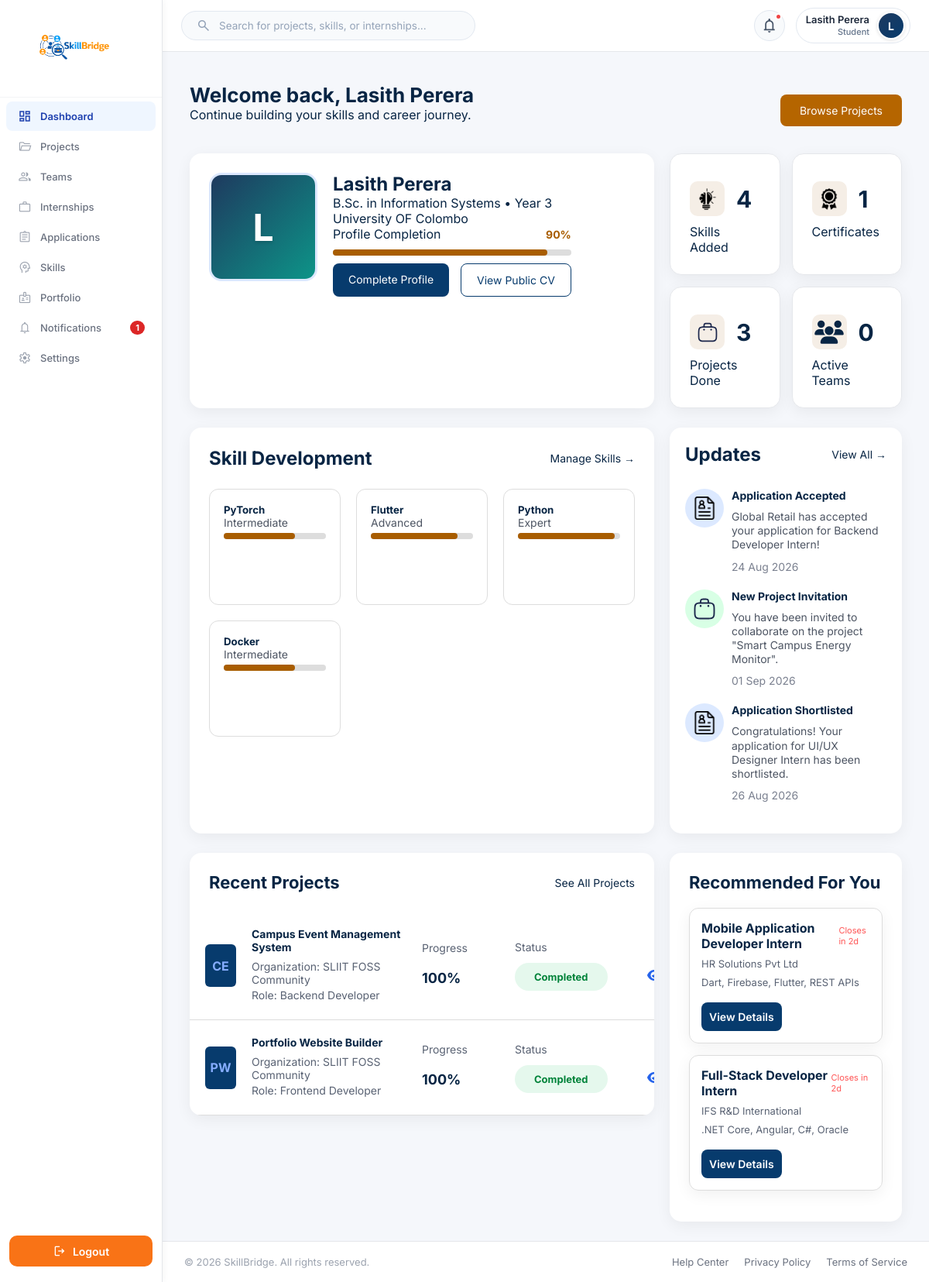
The page /Functions/Student/dashboard.php (signed in) on the database as committed earlier.
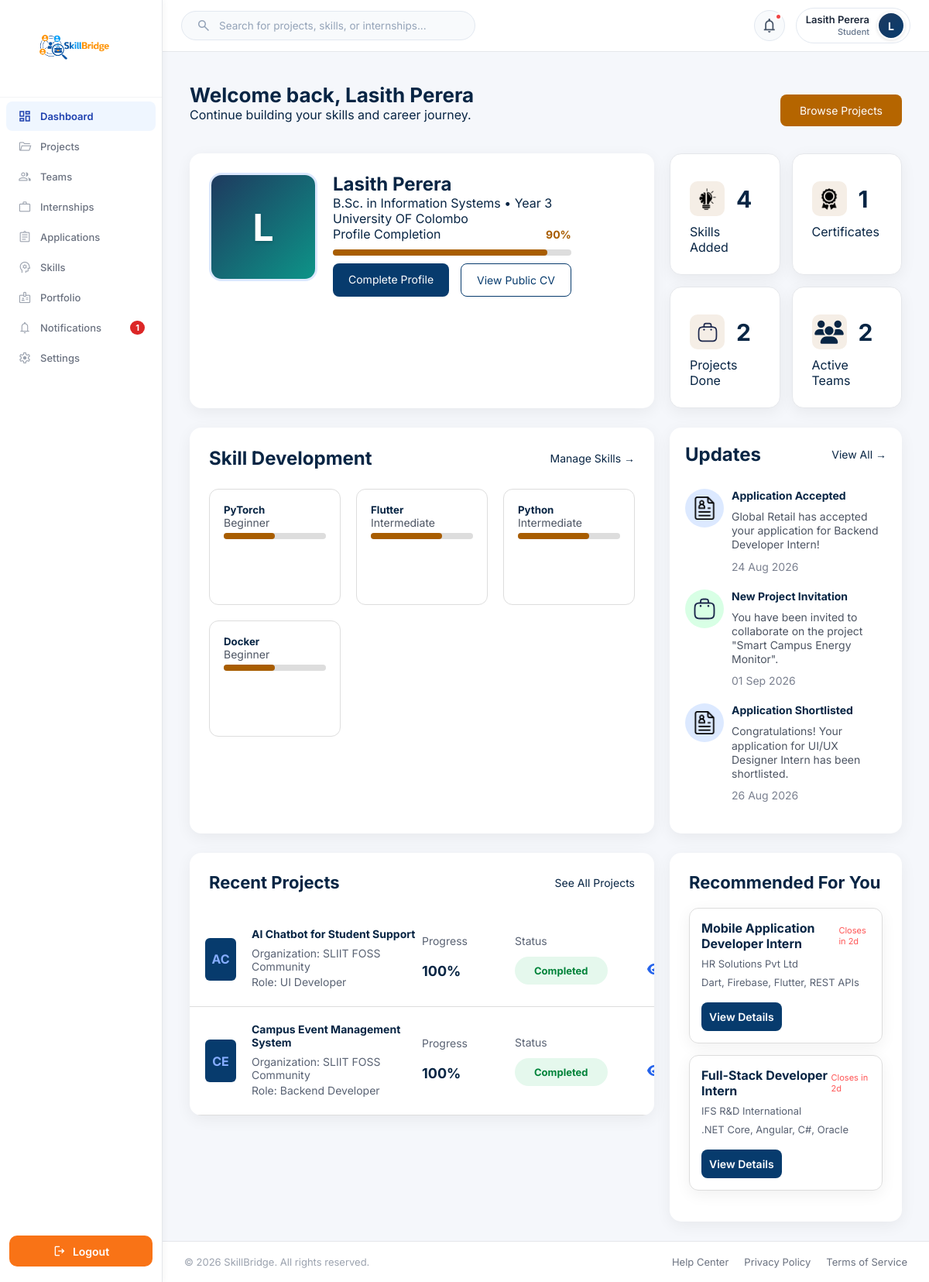
The same page on the database as committed later.
### tables this page shows
CREATE TABLE `skills` (
  `skill_id` int(11) NOT NULL,
  `Email` varchar(100) NOT NULL,
  `skill_name` varchar(100) NOT NULL,
  `category` varchar(50) DEFAULT NULL,
  `level` varchar(50) DEFAULT NULL,
  `initial_experience` int(11) DEFAULT 0,
  `percentage` int(11) DEFAULT 0,
  `created_at` timestamp NOT NULL DEFAULT current_timestamp()
);

CREATE TABLE `notifications` (
  `notification_id` int(11) NOT NULL,
  `Email` varchar(100) NOT NULL,
  `title` varchar(100) DEFAULT NULL,
  `message` text DEFAULT NULL,
  `type` varchar(50) DEFAULT NULL,
  `status` varchar(20) DEFAULT 'Unread',
  `created_at` timestamp NOT NULL DEFAULT current_timestamp()
);

CREATE TABLE `projects` (
  `id` int(11) NOT NULL,
  `organization_email` varchar(100) NOT NULL,
  `category_id` int(11) DEFAULT NULL,
  `title` varchar(255) NOT NULL,
  `icon` varchar(50) DEFAULT '?',
  `description` text DEFAULT NULL,
  `learning_objectives` text DEFAULT NULL,
  `expected_outcomes` text DEFAULT NULL,
  `difficulty` varchar(30) DEFAULT 'Intermediate',
  `duration_weeks` int(11) DEFAULT NULL,
  `members` int(11) DEFAULT 1,
  `preferred_year` varchar(20) DEFAULT 'Any Year',
  `deadline` date DEFAULT NULL,
  `visibility` varchar(20) DEFAULT 'Public',
  `status` varchar(30) DEFAULT 'reviewing',
  `posted_at` timestamp NOT NULL DEFAULT current_timestamp()
);

CREATE TABLE `organization` (
  `Email` varchar(100) NOT NULL,
  `Name` varchar(100) NOT NULL,
  `orgtype` varchar(100) NOT NULL,
  `contactPersonName` varchar(100) NOT NULL,
  `contactNumber` varchar(17) NOT NULL,
  `website` varchar(200) NOT NULL,
  `location` varchar(100) NOT NULL,
  `about` text DEFAULT NULL,
  `linkedin` varchar(200) DEFAULT NULL,
  `twitter` varchar(200) DEFAULT NULL,
  `facebook` varchar(200) DEFAULT NULL,
  `logo` varchar(255) DEFAULT NULL
);

CREATE TABLE `student_projects` (
  `student_project_id` int(11) NOT NULL,
  `Email` varchar(100) NOT NULL,
  `project_id` int(11) NOT NULL,
  `role` varchar(50) DEFAULT NULL,
  `progress` int(11) DEFAULT 0,
  `status` varchar(50) DEFAULT NULL
);

CREATE TABLE `internships` (
  `id` int(11) NOT NULL,
  `title` varchar(255) NOT NULL,
  `company_email` varchar(100) NOT NULL,
  `industry_id` smallint(5) UNSIGNED DEFAULT NULL,
  `logo_text` varchar(10) DEFAULT NULL,
  `logo_style` varchar(100) DEFAULT NULL,
  `duration_value` smallint(5) UNSIGNED DEFAULT NULL,
  `duration_unit` enum('day','week','month','year') DEFAULT 'month',
  `deadline_date` date DEFAULT NULL,
  `description` text DEFAULT NULL,
  `cover_image` varchar(255) DEFAULT NULL,
  `academic_year` varchar(50) DEFAULT NULL,
  `experience_level` varchar(50) DEFAULT NULL,
  `vacancies` int(11) DEFAULT NULL,
  `internship_type` varchar(50) DEFAULT NULL,
  `work_mode` varchar(50) DEFAULT NULL,
  `location` varchar(255) DEFAULT NULL,
  `start_date` date DEFAULT NULL,
  `paid_status` varchar(20) DEFAULT NULL,
  `stipend` decimal(10,2) DEFAULT NULL,
  `responsibilities` text DEFAULT NULL,
  `benefits` text DEFAULT NULL,
  `supporting_document` varchar(255) DEFAULT NULL,
  `created_at` timestamp NOT NULL DEFAULT current_timestamp()
);

CREATE TABLE `company` (
  `Email` varchar(100) NOT NULL,
  `Name` varchar(100) NOT NULL,
  `companytype` varchar(100) NOT NULL,
  `contactPersonName` varchar(100) NOT NULL,
  `contactNumber` varchar(17) NOT NULL,
  `website` varchar(200) NOT NULL,
  `location` varchar(100) NOT NULL,
  `Status` varchar(100) NOT NULL DEFAULT 'Unverified',
  `profile_img` varchar(255) NOT NULL
);

### Functions/Student/check_student_access.php (called while the page is built, shortened)
<?php
function getStudentYearNumber($yearText){
    preg_match('/\d+/', $yearText, $matches);
    return intval($matches[0] ?? 0);
}
if(!function_exists('canApplyInternship')){
    function canApplyInternship($email){
        global $conn;
        $sql="
        SELECT year
        FROM student
        WHERE Email=?
        ";
        $stmt=$conn->prepare($sql);
        $stmt->bind_param("s",$email);
        $stmt->execute();
        $student=$stmt
            ->get_result()
            ->fetch_assoc();
        $year = getStudentYearNumber(
            $student['year']
        );
        return $year >= 3;
    }
}
?>

### Session/Session.php (called while the page is built, shortened)
<?php
function current_user()
{
    return $_SESSION['user'] ?? null;
}

### Backend/Student/StudentBackend.php (called while the page is built, shortened)
<?php
class StudentManager
{
    private mysqli $db;
    public function __construct(?mysqli $db = null)
    {
        if ($db === null) {
            global $conn;
            $db = $conn ?? null;
        }
        $this->db = $db;
    }
    private function fetchAll(string $sql, string $types = '', array $params = []): array
    {
        $stmt = $this->db->prepare($sql);
        if ($types !== '') {
            $stmt->bind_param($types, ...$params);
        }
        $stmt->execute();
        $rows = $stmt->get_result()->fetch_all(MYSQLI_ASSOC);
        return $rows;
    }
    public function getStudent(string $email): ?array
    {
        $rows = $this->fetchAll(
            'SELECT s.*, u.status AS user_status
             FROM student AS s
             INNER JOIN user AS u ON u.Email = s.Email
             WHERE s.Email = ? LIMIT 1',
            's',
            [$email]
        );
        return $rows[0] ?? null;
    }
    public function getSkills(string $email): array
    {
        return $this->fetchAll(
            'SELECT skill_id, skill_name, category, level, initial_experience,
                    percentage, created_at
             FROM skills WHERE Email = ? ORDER BY skill_id DESC',
            's',
            [$email]
        );
    }
    public function getProjects(string $email): array
    {
        $projects = $this->fetchAll(
            "SELECT p.id, p.title, o.Name AS organization,
                    sp.role AS team, sp.progress, sp.status,
                    (SELECT t.id FROM org_teams t JOIN org_team_members tm ON tm.team_id = t.id WHERE t.project_id = p.id AND LOWER(tm.Email) = LOWER(sp.Email) ORDER BY t.id DESC LIMIT 1) AS team_id
             FROM student_projects sp
             INNER JOIN projects p ON p.id = sp.project_id
             LEFT JOIN organization o ON o.Email = p.organization_email
             WHERE LOWER(sp.Email) = LOWER(?)
               AND p.visibility = 'Public'
               AND LOWER(p.status) NOT IN ('hold', 'rejected', 'suspended', 'reviewing')
             ORDER BY sp.student_project_id DESC
             LIMIT 2",
            's',
            [$email]
        );
        return $projects;
    }
    public function getRecommendedInternships(int $limit = 2): array
    {
        $limit = max(1, min($limit, 50));
        return $this->fetchAll(
            "SELECT i.id, i.title, c.Name AS company,
                    ind.industry_name AS industry,
                    (SELECT GROUP_CONCAT(t.tag_name ORDER BY t.tag_name SEPARATOR ', ')
                     FROM internship_tech_tag_map AS m
                     INNER JOIN internship_tech_tags AS t ON t.tag_id = m.tag_id
                     WHERE m.internship_id = i.id) AS tech_tags,
                    CONCAT(i.duration_value, ' ',
                           CASE WHEN i.duration_value = 1 THEN i.duration_unit
                                ELSE CONCAT(i.duration_unit, 's') END) AS duration,
                    DATE_FORMAT(i.deadline_date, '%b %d, %Y') AS deadline
             FROM internships AS i
             LEFT JOIN company AS c ON c.Email = i.company_email
             LEFT JOIN internship_industries AS ind ON ind.industry_id = i.industry_id
             ORDER BY i.id DESC LIMIT ?",
            'i',
            [$limit]
        );
    }
}

### Functions/Student/dashboard.php (the view, shortened to what the changed rows need)
<?php
    include "../../Config/db.php";
    include "../../Session/Session.php";
    require_once __DIR__ . "/../../Backend/Student/StudentBackend.php";
    require_once __DIR__ . "/check_student_access.php";
    $user = current_user();
    $email = $user['Email'] ?? $user['email'] ?? null;
    $studentManager = new StudentManager();
    $student = $studentManager->getStudent($email);
    $skills = array_slice($studentManager->getSkills($email),0,6);
    $projects = $studentManager->getProjects($email);
    if(canApplyInternship($email)){
        $internships = $studentManager->getRecommendedInternships();
    }
    else{
        $internships=[];
    }
    $extra_css = '
    <link rel="stylesheet" href="../../Assets/CSS/Student/dashboard.css">
    <link rel="stylesheet" href="https://cdnjs.cloudflare.com/ajax/libs/font-awesome/6.5.0/css/all.min.css">';
    include "../../Includes/student_sidebar.php";
    include "../../Includes/dash_header.php";
?>
<div class = "container">
    <div class="header">
        <div>
            <h1> Welcome back, <?php echo htmlspecialchars($student['Name']); ?> </h1>
        </div>
    </div>
    <div class="top-section">
        <div class="profile-card">
            <div>
                <h2><?php echo htmlspecialchars($student['Name']); ?></h2>
            </div>
        </div>
        <div class="stats">
            <div class="card">
                <h1>
                    <span class="ico"><img src="../../Assets/Images/Icons/skills.png"></span>
                    <?php echo $student['skills']; ?>
                </h1>
            </div>
            <div class="card">
                <h1>
                    <span class="ico"><img src="../../Assets/Images/Icons/certificates.png"></span>
                    <?php echo $student['certificates']; ?>
                </h1>
            </div>
            <div class="card">
                <h1>
                    <span class="ico"><img src="../../Assets/Images/Icons/projects.svg"></span>
                    <?php echo $student['projects']; ?>
                </h1>
                <p>Projects Done</p>
            </div>
            <div class="card">
                <h1>
                    <span class="ico"><i class="fa fa-users" aria-hidden="true"></i></span>
                    <?php echo $student['active_teams']; ?>
                </h1>
                <p>Active Teams</p>
            </div>
        </div>
    </div>
    <div class="middle">
        <div class="box">
            <div class="skill-header">
                <h2>Skill Development</h2>
            </div>
            <div class="skills">
                <?php foreach($skills as $skill){ ?>
                <div class="skill-card">
                    <h5><?php echo htmlspecialchars($skill['skill_name']); ?></h5>
                    <p><?php echo htmlspecialchars($skill['level']); ?></p>
                    <div class="progress">
                        <div style="width:
                            <?php
                                if($skill['level']=="Expert") {echo "95";}
                                elseif($skill['level']=="Advanced") {echo "85";}
                                elseif($skill['level']=="Intermediate") {echo "70";}
                                else {echo "50";}
                            ?>%">
                        </div>
                    </div>
                </div>
                <?php } ?>
            </div>
        </div>
        <div class="box updates-box">
            <div class="updates-header">
                <h2> Updates </h2>
            </div>
            <?php foreach($notifications as $notification){ ?>
                <div class="update-item">
                <?php
                    $type = strtolower(trim($notification['type'] ?? ''));
                    $title = strtolower($notification['title'] ?? '');
                    if($type == "application" || str_contains($title,"application")){
                        $iconClass = "blue";
                        $icon = "application.png";
                    } elseif($type == "project" || str_contains($title,"project")){
                        $iconClass = "green";
                        $icon = "projects.svg";
                    } elseif($type == "skill" || str_contains($title,"skill")){
                        $iconClass = "orange";
                        $icon = "skills.png";
                    } else {
                        $iconClass = "orange";
                        $icon = "notification.png";
                    }
                ?>
                <div class="update-icon <?php echo $iconClass; ?>">
                    <img src="../../Assets/Images/Icons/<?php echo $icon; ?>">
                </div>
                <div class="update-content">
                    <h3><?php echo htmlspecialchars($notification['title']); ?></h3>
                    <p><?php echo htmlspecialchars($notification['message']); ?></p>
                    <span>
                        <?php
                            if(!empty($notification['created_at'])){
                                $date = new DateTime($notification['created_at']);
                                echo $date->format("d M Y");
                            }
                        ?>
                    </span>
                </div>
            </div>
        <?php } ?>
        </div>
    </div>
    <div class="bottom-section">
        <div class="projects-box">
            <div class="project-header">
                <h2>Recent Projects</h2>
            </div>
            <?php foreach($projects as $project){ ?>
            <?php
                $progressVal = (int)($project['progress'] ?? 0);
                $statusVal = trim((string)($project['status'] ?? ''));
                if ($progressVal === 100) {
                    $statusVal = 'Completed';
                }
                $teamId = (int)($project['team_id'] ?? 0);
                $projectId = (int)($project['id'] ?? 0);
                if ($teamId > 0) {
                    $viewLink = "view_team.php?id={$teamId}";
                } else {
                    $viewLink = "view_project.php?id={$projectId}";
                }
            ?>
            <div class="project-item">
                <div class="project-logo">
                    <?php
                        $words = explode(" ", $project['title']);
                        echo strtoupper(mb_substr($words[0], 0, 1) . mb_substr($words[1] ?? "", 0, 1));
                    ?>
                </div>
                <div class="project-details">
                    <h4><?php echo htmlspecialchars($project['title'] ?? ''); ?></h4>
                    <p>Organization: <?php echo htmlspecialchars($project['organization'] ?? $project['company'] ?? 'N/A'); ?></p>
                    <p>Role: <?php echo htmlspecialchars($project['team'] ?? $project['role'] ?? 'N/A');?></p>
                </div>
                <div class="progress-column">
                    <span>Progress</span>
                    <strong><?php echo $progressVal; ?>%</strong>
                </div>
                <div class="status-column">
                    <span>Status</span>
                    <div class="status <?php echo strtolower(str_replace(' ', '-', $statusVal)); ?>">
                        <?php echo htmlspecialchars($statusVal); ?>
                    </div>
                </div>
                <div class="action-column">
                    <a href="<?= htmlspecialchars($viewLink) ?>" class="view-icon" title="View Project">
                        <i class="fa-solid fa-eye"></i>
                    </a>
                </div>
            </div>
        <?php } ?>
        </div>
        <?php if(canApplyInternship($email)){ ?>
        <div class="recommended-box">
            <h2>Recommended For You</h2>
            <?php foreach($internships as $internship){ ?>
            <div class="intern-card">
                <div class="intern-title">
                    <h3><?php echo htmlspecialchars($internship['title']); ?></h3>
                    <span>Closes in 2d</span>
                </div>
                <p><?php echo htmlspecialchars($internship['company']); ?></p>
                <p><?php echo htmlspecialchars($internship['tech_tags']); ?></p>
                <a href="view_internship.php?id=<?= (int)$internship['id'] ?>" class="apply-btn">View Details</a>
            </div>
            <?php } ?>
        </div>
        <?php } ?>
    </div>
</div>
<?php include "../../Includes/dash_footer.php"; ?>

Rows that differ between the two databases and show on the page:
no longer on this page (row edited): projects: title "PW", title "Portfolio Website Builder", organization_email.Name "SLIIT FOSS Community", student_projects.role "Frontend Developer", student_projects.progress "100", student_projects.progress "Completed"
changed skills "PyTorch": level "Intermediate" → "Beginner"
changed skills "Flutter": level "Advanced" → "Intermediate"
changed skills "Python": level "Expert" → "Intermediate"
changed skills "Docker": level "Intermediate" → "Beginner"
now on this page (row unchanged): projects: title "AC", title "AI Chatbot for Student Support", organization_email.Name "SLIIT FOSS Community", student_projects.role "UI Developer", student_projects.progress "100", student_projects.progress "Completed"
Other text that changed with them:
$student['projects']: "3" → "2"
$student['active_teams']: "0" → "2"
